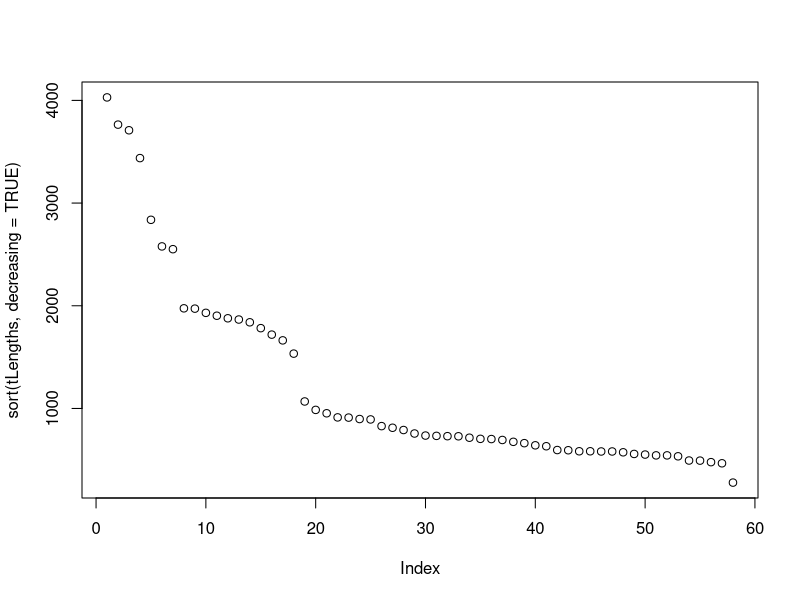

Generate this figure with R: (Note: this script raises an error after producing the figure.)
# dataModelSampleSolutions.R
#
#   +-----------------------------------------------------------------+
#   |                                                                 |
#   |  Do not edit this file!                                         |
#   |                                                                 |
#   +-----------------------------------------------------------------+
#
# Purpose:  Sample solutions for the Data Model workshop unit.
#
# Version: 1.0
#
# Date:    2018  05  10
# Author:  Boris Steipe (boris.steipe@utoronto.ca)
#
# V 1.0    First code 2018
#
# TODO:
#
# ==============================================================================


#TOC> ==========================================================================
#TOC>
#TOC>   Section  Title                     Line
#TOC> -----------------------------------------
#TOC>   1        READ DATA                   35
#TOC>   2        ANALYZE THE DATA           122
#TOC>   3        PLOT DATA                  213
#TOC>
#TOC> ==========================================================================


# =    1  READ DATA  ===========================================================

# Task 2.1: Open coordinates 58,815,001 to 58,915,000 of the hg38 assembly
#           of chromosome 20 in the Ensembl genome browser. What gene is
#           annotated to this region?
#           - Google finds    https://useast.ensembl.org/index.html
#           - Simply enter "human 20:58815001-58915000" into the search field.

# Task 2.2: GNAS is a complex locus with multiple transcripts. Download the
#           transcript coordinates for protein coding genes. Hint: download
#           the data from the corresponding Ensembl gene page.
#           - click on any of the exons to open a pop-up - all exons lead to the
#             same gene: ENSG00000087460
#             https://useast.ensembl.org/Homo_sapiens/Gene/Summary?db=core;g=ENSG00000087460
#           - Click on "Export Data"
#           - Select "CSV (Comma Separated Values)"
#           - Check ONLY the "Gene information" checkbox
#           - Click on "Next >"
#           - Save the result page as "ENSG00000087460data.csv"
#           - Read the file into an R data frame called GNAStranscripts.

GNAStranscripts <- read.csv("ENSG00000087460data.csv",
                            header = TRUE,
                            stringsAsFactors = FALSE)

head(GNAStranscripts)

# Task 2.3  Remove all rows from GNAStranscripts that are not protein coding.
#           - what column are we looking at?
#           "gene_type"
#
#           - what values exist in this column?
unique(GNAStranscripts$gene_type)

#           - how do we subset the data frame to the values we want?
sel <- which(GNAStranscripts$gene_type == "protein_coding")
GNAStranscripts <- GNAStranscripts[sel, ]

#           - how many transcripts do we have? What are their IDs?
(x <- unique(GNAStranscripts$transcript_id))

#           - restrict the rows to contain only Ensembl transcripts. How many
#             transcripts are left?
sel <- grep("^ENST", GNAStranscripts$transcript_id)
GNAStranscripts <- GNAStranscripts[sel, ]
(x <- unique(GNAStranscripts$transcript_id))

# Task 2.4  Calculate the transcript lengths for all transcripts. Store
#           them in a named vector called "tLengths".
#           - many ways to do this, here's one

# initialize a numeric vector, named with unique transcript ids
x <- unique(GNAStranscripts$transcript_id)
tLengths <- numeric(length(x))
names(tLengths) <- x

# iterate over all transcript ids, sum lengths
for (id in names(tLengths)) {
    sel <- which(GNAStranscripts$transcript_id == id)
    l <- 0
    for (idx in sel) {
        l <- l + (GNAStranscripts$end[idx] - GNAStranscripts$start[idx]) + 1
    }
    tLengths[id] <- l
}

plot(sort(tLengths, decreasing = TRUE))

# Task 2.5  Find the GNAS page on the IntOGen cancer driver gene website.
#             https://www.intogen.org/search?gene=GNAS
#           Explore the page. To download the mutation distribution, you need
#           to register (databases need records of who uses them to compete
#           for funding.) You can register and download, or use the file
#           "./data/GNAS-distribution-data.tsv" instead.
#
#           - Read the file into a data frame called "GNASmutations"
GNASmutations <- read.delim("./data/GNAS-distribution-data.tsv",
                            stringsAsFactors = FALSE)

# =    3  EXPLORE DATA  ========================================================
#
# Task 3.1  View GNASmutations. What do you see?
#           - How many observations of each transcript?
(x <- sort(table(GNASmutations$TRANSCRIPT), decreasing = TRUE))
length(x)

#           - Are there transcripts that are not in our Ensembl table?
#               (hint: use the %in% operator)
#             %in% is one of the most important operators in data analysis,
#             I need it practically every day!
#             Here is a prototype example:
c("C", "A", "B") %in% c("E", "A", "D", "C", "G")  # TRUE TRUE FALSE
c("E", "A", "D", "C", "G") %in% c("C", "A", "B")  # FALSE TRUE FALSE TRUE FALSE
#             - The output is a boolean vector;
#             - it has the length of the first set;
#             - it is TRUE for every element of the first set that
#                 appears in the second set.
#             To count TRUE values, we can use the sum(<logical>) approach.
#             or we can use all() or any().
sum(GNASmutations$TRANSCRIPT %in% GNAStranscripts$transcript_id)
all(GNASmutations$TRANSCRIPT %in% GNAStranscripts$transcript_id)

#           - How many of each mutation type? Plot that!
(x <- sort(table(GNASmutations$MOST_SEVERE), decreasing = TRUE))
length(x)

#           - Are the reference nucleotides correct for our GRCh38 data?
#             - extract a data frame of coordinates and reference alleles
myIntRef <- GNASmutations[ , c("START", "REF")]

#             - remove all rows that are not single nucleotides
myIntRef <- myRef[ (myIntRef$REF %in% c("A", "C", "G", "T")), ]  # or ...
myIntRef <- myIntRef[grep("[ACGT]", myIntRef$REF), ]

#             - look at it. Now remove all duplicates:
sel <- duplicated(myIntRef$START)
myIntRef <- myIntRef[! sel, ]

#             - calculate offset to mySeq position 1
#                 We downloaded from 20:58815001-58915000 - therefore a
#                 position i in myseq is i + 58815000 on chr20.
#
#             - look at the numbers. What's going on?
#
#             Apparently IntOGen uses GRCh37 coordinates!
#             Always confirm and test your data!!!
#
#             - How do we recover?
#             Easy: since everything is in a script, we simply re-run our script
#             on GRCh37 archive data!
#
#             - Let's first rename mySeq
mySeq38 <- mySeq
#
#             - next we find a gene source for GRCh37. We started from ...
#               https://useast.ensembl.org/Homo_sapiens/Info/Index ...
#               ... find "GRCh37 full archive ..." on that page and click "Go".
#               Of course, searching for the same coordinates won't help, so
#               search for GNAS ... and click on "GNAS human gene". Coordinates
#               57,410,001-57,510,000 seem to cover the region. Copy the URL
#               that we used last time, and edit it appropriately:
#
# https://grch37.ensembl.org/Homo_sapiens/Export/Output/Location?db=core;output=fasta;r=20:57410001-57510000;genomic=unmasked;_format=Text
#
#             - save the output as chr20-100kbp.37.fasta
#             - then read it with
mySeq37 <- readFasta("chr20-100kbp.37.fasta")
#
#             - (verifications as before)
#
#             - calculate offset to mySeq position 1
#                 We downloaded from 20:57410001-57510000 - therefore a
#                 position i in myseq is i + 57410000 on chr20.
#
#             - Now we can extract our nucleotides ...
myGenomeRef <- data.frame(START = myIntRef$START,
                          REF = mySeq37[(myIntRef$START - 57410000)],
                          stringsAsFactors = FALSE)
#               ... and compare:
all(myIntRef$REF == myGenomeRef$REF, na.rm = TRUE)
#             Very nice.



# [END]
